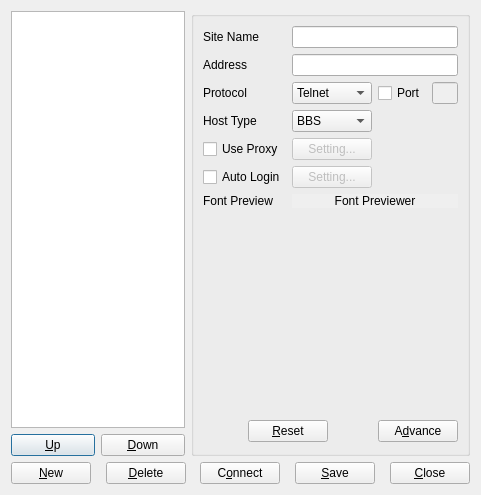
<ui version="4.0" >
 <class>siteManager</class>
 <widget class="QDialog" name="siteManager" >
  <property name="geometry" >
   <rect>
    <x>0</x>
    <y>0</y>
    <width>481</width>
    <height>495</height>
   </rect>
  </property>
  <property name="windowTitle" >
   <string>Address Book</string>
  </property>
  <layout class="QGridLayout" >
   <item row="0" column="0" >
    <layout class="QGridLayout" >
     <item row="0" column="0" colspan="2" >
      <widget class="QListWidget" name="siteList" />
     </item>
     <item row="1" column="0" >
      <widget class="QPushButton" name="upButton" >
       <property name="text" >
        <string>&amp;Up</string>
       </property>
      </widget>
     </item>
     <item row="1" column="1" >
      <widget class="QPushButton" name="downButton" >
       <property name="text" >
        <string>&amp;Down</string>
       </property>
      </widget>
     </item>
    </layout>
   </item>
   <item row="0" column="1" >
    <widget class="QGroupBox" name="editGroup" >
     <property name="title" >
      <string/>
     </property>
     <layout class="QGridLayout" >
      <item row="0" column="0" >
       <widget class="QLabel" name="nameLabel" >
        <property name="text" >
         <string>Site Name</string>
        </property>
       </widget>
      </item>
      <item row="0" column="1" colspan="3" >
       <widget class="QLineEdit" name="nameEdit" />
      </item>
      <item row="1" column="0" >
       <widget class="QLabel" name="addrLabel" >
        <property name="text" >
         <string>Address</string>
        </property>
       </widget>
      </item>
      <item row="1" column="1" colspan="3" >
       <widget class="QLineEdit" name="addrEdit" />
      </item>
      <item row="2" column="0" >
       <widget class="QLabel" name="protocolLabel" >
        <property name="text" >
         <string>Protocol</string>
        </property>
       </widget>
      </item>
      <item row="2" column="1" >
       <widget class="QComboBox" name="protocolCombo" >
        <item>
         <property name="text" >
          <string>Telnet</string>
         </property>
        </item>
        <item>
         <property name="text" >
          <string>SSH1</string>
         </property>
        </item>
        <item>
         <property name="text" >
          <string>SSH2</string>
         </property>
        </item>
       </widget>
      </item>
      <item row="2" column="2" >
       <widget class="QCheckBox" name="portCheck" >
        <property name="text" >
         <string>Port</string>
        </property>
       </widget>
      </item>
      <item row="2" column="3" >
       <widget class="QLineEdit" name="portEdit" >
        <property name="enabled" >
         <bool>false</bool>
        </property>
        <property name="text" >
         <string/>
        </property>
       </widget>
      </item>
      <item row="3" column="0" >
       <widget class="QLabel" name="hostTypeLabel" >
        <property name="text" >
         <string>Host Type</string>
        </property>
       </widget>
      </item>
      <item row="3" column="1" >
       <widget class="QComboBox" name="hostTypeCombo" >
        <item>
         <property name="text" >
          <string>BBS</string>
         </property>
        </item>
        <item>
         <property name="text" >
          <string>*NIX</string>
         </property>
        </item>
       </widget>
      </item>
      <item row="4" column="0" >
       <widget class="QCheckBox" name="proxyCheck" >
        <property name="sizePolicy" >
         <sizepolicy vsizetype="Preferred" hsizetype="Minimum" >
          <horstretch>0</horstretch>
          <verstretch>0</verstretch>
         </sizepolicy>
        </property>
        <property name="text" >
         <string>Use Proxy</string>
        </property>
       </widget>
      </item>
      <item row="4" column="1" >
       <widget class="QPushButton" name="proxyButton" >
        <property name="enabled" >
         <bool>false</bool>
        </property>
        <property name="text" >
         <string>Setting...</string>
        </property>
       </widget>
      </item>
      <item row="5" column="0" >
       <widget class="QCheckBox" name="autoLoginCheck" >
        <property name="text" >
         <string>Auto Login</string>
        </property>
       </widget>
      </item>
      <item row="5" column="1" >
       <widget class="QPushButton" name="autoLoginButton" >
        <property name="enabled" >
         <bool>false</bool>
        </property>
        <property name="sizePolicy" >
         <sizepolicy vsizetype="Fixed" hsizetype="Preferred" >
          <horstretch>0</horstretch>
          <verstretch>0</verstretch>
         </sizepolicy>
        </property>
        <property name="text" >
         <string>Setting...</string>
        </property>
       </widget>
      </item>
      <item row="6" column="0" >
       <widget class="QLabel" name="label_10" >
        <property name="text" >
         <string>Font Preview</string>
        </property>
       </widget>
      </item>
      <item row="6" column="1" colspan="3" >
       <widget class="QLabel" name="fontPreviewer" >
        <property name="autoFillBackground" >
         <bool>true</bool>
        </property>
        <property name="text" >
         <string>Font Previewer</string>
        </property>
        <property name="textFormat" >
         <enum>Qt::RichText</enum>
        </property>
        <property name="alignment" >
         <set>Qt::AlignCenter</set>
        </property>
       </widget>
      </item>
      <item row="8" column="0" colspan="4" >
       <layout class="QHBoxLayout" >
        <item>
         <spacer>
          <property name="orientation" >
           <enum>Qt::Horizontal</enum>
          </property>
          <property name="sizeHint" stdset="0" >
           <size>
            <width>55</width>
            <height>25</height>
           </size>
          </property>
         </spacer>
        </item>
        <item>
         <widget class="QPushButton" name="resetButton" >
          <property name="text" >
           <string>&amp;Reset</string>
          </property>
         </widget>
        </item>
        <item>
         <spacer>
          <property name="orientation" >
           <enum>Qt::Horizontal</enum>
          </property>
          <property name="sizeHint" stdset="0" >
           <size>
            <width>54</width>
            <height>25</height>
           </size>
          </property>
         </spacer>
        </item>
        <item>
         <widget class="QPushButton" name="advanceButton" >
          <property name="text" >
           <string>A&amp;dvance</string>
          </property>
         </widget>
        </item>
       </layout>
      </item>
      <item row="7" column="1" >
       <spacer>
        <property name="orientation" >
         <enum>Qt::Vertical</enum>
        </property>
        <property name="sizeHint" stdset="0" >
         <size>
          <width>20</width>
          <height>40</height>
         </size>
        </property>
       </spacer>
      </item>
     </layout>
    </widget>
   </item>
   <item row="1" column="0" colspan="2" >
    <layout class="QHBoxLayout" >
     <item>
      <widget class="QPushButton" name="newButton" >
       <property name="text" >
        <string>&amp;New</string>
       </property>
      </widget>
     </item>
     <item>
      <spacer>
       <property name="orientation" >
        <enum>Qt::Horizontal</enum>
       </property>
       <property name="sizeHint" stdset="0" >
        <size>
         <width>40</width>
         <height>20</height>
        </size>
       </property>
      </spacer>
     </item>
     <item>
      <widget class="QPushButton" name="deleteButton" >
       <property name="text" >
        <string>&amp;Delete</string>
       </property>
      </widget>
     </item>
     <item>
      <spacer>
       <property name="orientation" >
        <enum>Qt::Horizontal</enum>
       </property>
       <property name="sizeHint" stdset="0" >
        <size>
         <width>40</width>
         <height>20</height>
        </size>
       </property>
      </spacer>
     </item>
     <item>
      <widget class="QPushButton" name="connectButton" >
       <property name="text" >
        <string>C&amp;onnect</string>
       </property>
      </widget>
     </item>
     <item>
      <spacer>
       <property name="orientation" >
        <enum>Qt::Horizontal</enum>
       </property>
       <property name="sizeHint" stdset="0" >
        <size>
         <width>40</width>
         <height>20</height>
        </size>
       </property>
      </spacer>
     </item>
     <item>
      <widget class="QPushButton" name="applyButton" >
       <property name="text" >
        <string>&amp;Save</string>
       </property>
      </widget>
     </item>
     <item>
      <spacer>
       <property name="orientation" >
        <enum>Qt::Horizontal</enum>
       </property>
       <property name="sizeHint" stdset="0" >
        <size>
         <width>40</width>
         <height>20</height>
        </size>
       </property>
      </spacer>
     </item>
     <item>
      <widget class="QPushButton" name="closeButton" >
       <property name="text" >
        <string>&amp;Close</string>
       </property>
      </widget>
     </item>
    </layout>
   </item>
  </layout>
  <widget class="QLabel" name="label" >
   <property name="geometry" >
    <rect>
     <x>9</x>
     <y>553</y>
     <width>31</width>
     <height>0</height>
    </rect>
   </property>
   <property name="maximumSize" >
    <size>
     <width>16777215</width>
     <height>0</height>
    </size>
   </property>
   <property name="text" >
    <string/>
   </property>
  </widget>
  <widget class="QLabel" name="label_2" >
   <property name="geometry" >
    <rect>
     <x>120</x>
     <y>553</y>
     <width>30</width>
     <height>0</height>
    </rect>
   </property>
   <property name="maximumSize" >
    <size>
     <width>16777215</width>
     <height>0</height>
    </size>
   </property>
   <property name="text" >
    <string/>
   </property>
  </widget>
  <widget class="QLabel" name="label_3" >
   <property name="geometry" >
    <rect>
     <x>156</x>
     <y>553</y>
     <width>78</width>
     <height>0</height>
    </rect>
   </property>
   <property name="maximumSize" >
    <size>
     <width>16777215</width>
     <height>0</height>
    </size>
   </property>
   <property name="text" >
    <string/>
   </property>
  </widget>
  <widget class="QLabel" name="label_4" >
   <property name="geometry" >
    <rect>
     <x>240</x>
     <y>553</y>
     <width>69</width>
     <height>0</height>
    </rect>
   </property>
   <property name="maximumSize" >
    <size>
     <width>16777215</width>
     <height>0</height>
    </size>
   </property>
   <property name="text" >
    <string/>
   </property>
  </widget>
  <widget class="QLabel" name="label_5" >
   <property name="geometry" >
    <rect>
     <x>410</x>
     <y>553</y>
     <width>34</width>
     <height>0</height>
    </rect>
   </property>
   <property name="maximumSize" >
    <size>
     <width>16777215</width>
     <height>0</height>
    </size>
   </property>
   <property name="text" >
    <string/>
   </property>
  </widget>
  <widget class="QLabel" name="label_6" >
   <property name="geometry" >
    <rect>
     <x>369</x>
     <y>553</y>
     <width>35</width>
     <height>0</height>
    </rect>
   </property>
   <property name="maximumSize" >
    <size>
     <width>16777215</width>
     <height>0</height>
    </size>
   </property>
   <property name="text" >
    <string/>
   </property>
  </widget>
  <widget class="QLabel" name="label_7" >
   <property name="geometry" >
    <rect>
     <x>46</x>
     <y>553</y>
     <width>30</width>
     <height>0</height>
    </rect>
   </property>
   <property name="maximumSize" >
    <size>
     <width>16777215</width>
     <height>0</height>
    </size>
   </property>
   <property name="text" >
    <string/>
   </property>
  </widget>
  <widget class="QLabel" name="label_8" >
   <property name="geometry" >
    <rect>
     <x>82</x>
     <y>553</y>
     <width>32</width>
     <height>0</height>
    </rect>
   </property>
   <property name="maximumSize" >
    <size>
     <width>16777215</width>
     <height>0</height>
    </size>
   </property>
   <property name="text" >
    <string/>
   </property>
  </widget>
  <widget class="QLabel" name="label_9" >
   <property name="geometry" >
    <rect>
     <x>315</x>
     <y>553</y>
     <width>48</width>
     <height>0</height>
    </rect>
   </property>
   <property name="maximumSize" >
    <size>
     <width>16777215</width>
     <height>0</height>
    </size>
   </property>
   <property name="text" >
    <string/>
   </property>
  </widget>
 </widget>
 <tabstops>
  <tabstop>siteList</tabstop>
  <tabstop>nameEdit</tabstop>
  <tabstop>addrEdit</tabstop>
  <tabstop>protocolCombo</tabstop>
  <tabstop>portCheck</tabstop>
  <tabstop>portEdit</tabstop>
  <tabstop>hostTypeCombo</tabstop>
  <tabstop>proxyCheck</tabstop>
  <tabstop>autoLoginCheck</tabstop>
  <tabstop>connectButton</tabstop>
  <tabstop>upButton</tabstop>
  <tabstop>downButton</tabstop>
  <tabstop>resetButton</tabstop>
  <tabstop>advanceButton</tabstop>
  <tabstop>newButton</tabstop>
  <tabstop>deleteButton</tabstop>
  <tabstop>applyButton</tabstop>
  <tabstop>closeButton</tabstop>
  <tabstop>proxyButton</tabstop>
  <tabstop>autoLoginButton</tabstop>
 </tabstops>
 <resources/>
 <connections>
  <connection>
   <sender>portCheck</sender>
   <signal>toggled(bool)</signal>
   <receiver>portEdit</receiver>
   <slot>setEnabled(bool)</slot>
   <hints>
    <hint type="sourcelabel" >
     <x>372</x>
     <y>81</y>
    </hint>
    <hint type="destinationlabel" >
     <x>477</x>
     <y>83</y>
    </hint>
   </hints>
  </connection>
  <connection>
   <sender>proxyCheck</sender>
   <signal>toggled(bool)</signal>
   <receiver>proxyButton</receiver>
   <slot>setEnabled(bool)</slot>
   <hints>
    <hint type="sourcelabel" >
     <x>235</x>
     <y>141</y>
    </hint>
    <hint type="destinationlabel" >
     <x>285</x>
     <y>126</y>
    </hint>
   </hints>
  </connection>
  <connection>
   <sender>autoLoginCheck</sender>
   <signal>toggled(bool)</signal>
   <receiver>autoLoginButton</receiver>
   <slot>setEnabled(bool)</slot>
   <hints>
    <hint type="sourcelabel" >
     <x>232</x>
     <y>155</y>
    </hint>
    <hint type="destinationlabel" >
     <x>361</x>
     <y>172</y>
    </hint>
   </hints>
  </connection>
 </connections>
</ui>
